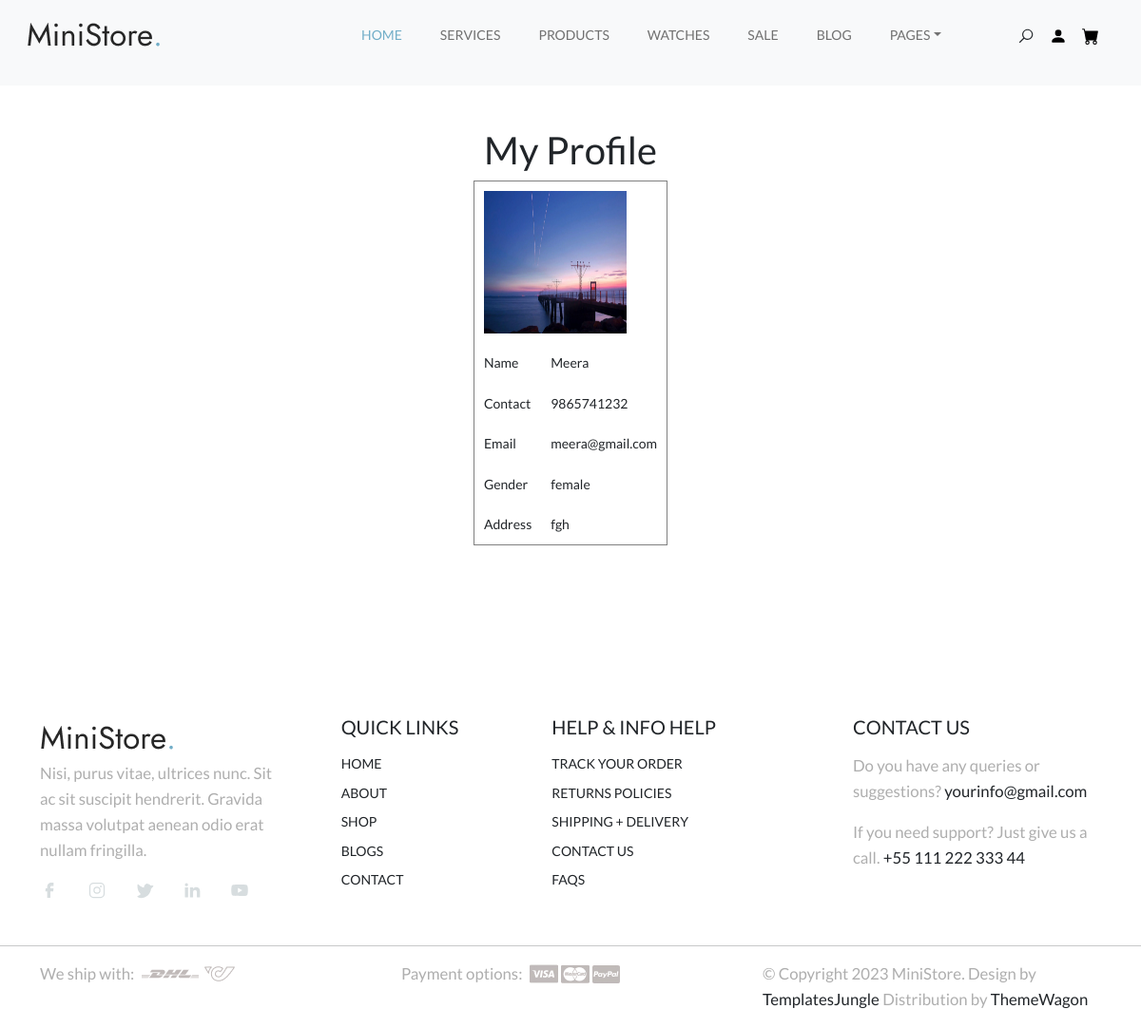
The page /Seller/MyProfile/ (signed in) on the database its author committed.
### Guest/models.py (models this page shows)
class tbl_seller(models.Model):
    name=models.CharField(max_length=50)
    contact=models.CharField(max_length=50)
    email=models.EmailField(max_length=50)
    address=models.TextField(max_length=50)
    gender=models.CharField(max_length=50)
    photo=models.FileField(upload_to="MemberDocs/")
    password=models.CharField(max_length=50)
    proof=models.FileField(upload_to="MemberDocs/")
    status=models.IntegerField(default=0)
    place=models.ForeignKey(tbl_place,on_delete=models.CASCADE)

### Seller/views.py (the view)
# urls.py: path('MyProfile/',views.myprofile,name="MyProfile"),
def myprofile(request):
    sdata=tbl_seller.objects.get(id=request.session['sid'])
    return render(request,"Seller/MyProfile.html",{'sdata':sdata})

### Seller/Templates/Seller/MyProfile.html (shortened to what this page needs)
{% extends 'Seller/header.html' %}
{% load static %}
{% block content %}
<!DOCTYPE html>
<html lang="en">
<head>
</head>
<body>
    <center><h1>My Profile</h1></center>
    <form action="" method="post">
        <table align="center" border="1" cellpadding="10">
            <tr>
                <td colspan="2"><img src="{{sdata.photo.url}}" alt="{{sdata.seller_photo.url}}" width="150" height="150"></td>
            </tr>
            <tr>
                <td>Name</td>
                <td>{{sdata.name}}</td>
            </tr>
            <tr>
                <td>Contact</td>
                <td>{{sdata.contact}}</td>
            </tr>
            <tr>
                <td>Email</td>
                <td>{{sdata.email}}</td>
            </tr>
            <tr>
                <td>Gender</td>
                <td>{{sdata.gender}}</td>
            </tr>
            <tr>
                <td>Address</td>
                <td>{{sdata.address}}</td>
            </tr>
        </table>
    </form>
</body>
</html>
{% endblock content %}

### Guest/static/Main/style.css (style rules this page uses)
:root { --accent-color: #717171; --white-color: #fff; --black-color: #000; --gray-color: #F3F3F3; --gray-color-300: #D8D8D8; --gray-color-500: #AEAEAE; --gray-color-800: #3A3A3A; --light-gray-color: #D7DDDF; --primary-color: #72AEC8; --bs-primary-rgb: 114,174,200; --light-color: #f8f9fa; --dark-color: #212529; --light-blue-color: #EDF1F3; --navbar-color-color: #131814; --swiper-theme-color: #4A4A4A; --swiper-pagination-color: #4A4A4A; }
:root { --body-font : "Lato", sans-serif; --heading-font : "Jost", sans-serif; }
*, *::before, *::after { -webkit-box-sizing: border-box; -moz-box-sizing: border-box; box-sizing: border-box; }
html { box-sizing: border-box; }
body { font-family: var(--body-font); font-size: 14px; font-weight: 500; line-height: 1.6; margin: 0; }

### rows shown on the page
tbl_seller: photo (picture), name "Meera", contact "9865741232", email "meera@gmail.com", gender "female", address "fgh"
